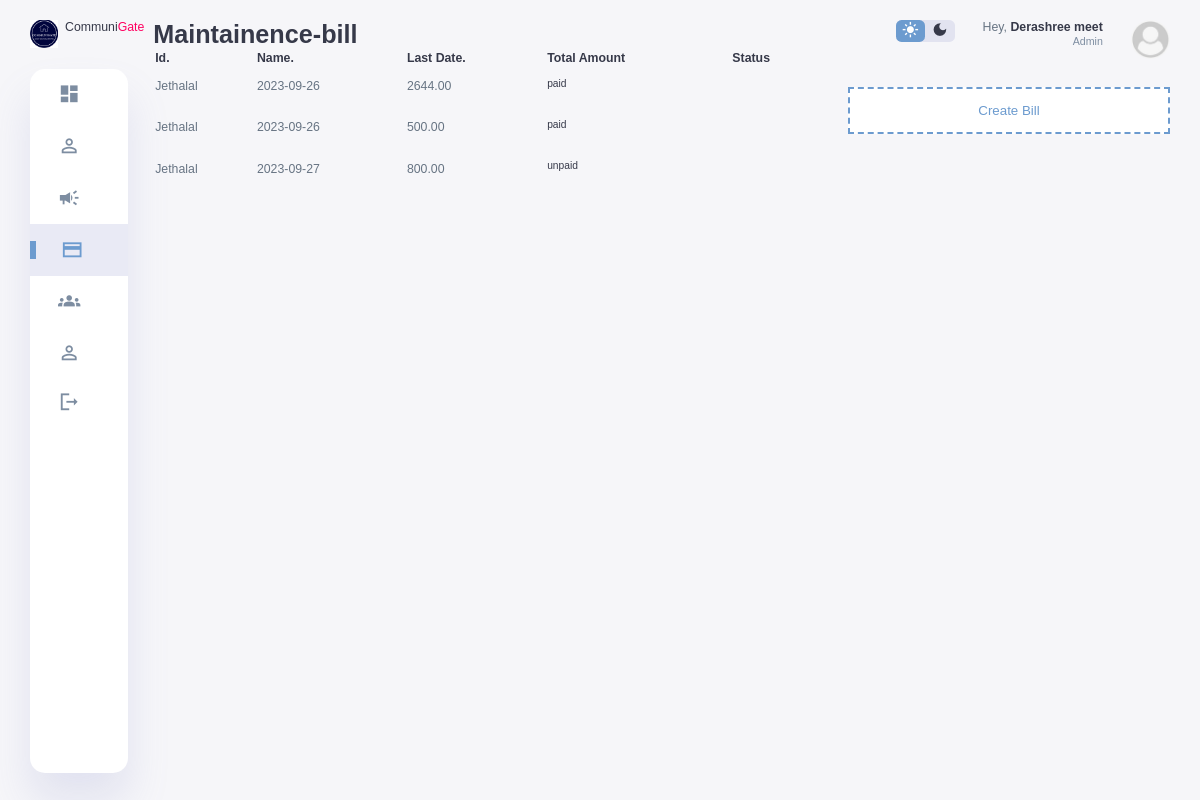
Page /admin/maintainence-bill.php (signed in) on the committed database.
### tables this page shows
CREATE TABLE `maintenance_bill` (
  `bill_id` int(11) NOT NULL,
  `name` varchar(255) NOT NULL,
  `billing_period` date DEFAULT current_timestamp(),
  `due_date` date DEFAULT NULL,
  `wb` int(255) NOT NULL,
  `eb` int(255) NOT NULL,
  `mf` int(255) NOT NULL,
  `total_amount` decimal(10,2) DEFAULT NULL,
  `status` enum('paid','unpaid','overdue') DEFAULT 'unpaid',
  `payment_date` date DEFAULT NULL,
  `payment_method` varchar(50) DEFAULT 'cash'
);

CREATE TABLE `members` (
  `hno` int(255) NOT NULL,
  `name` varchar(255) NOT NULL,
  `img_source` varchar(400) NOT NULL DEFAULT './images/defualt.png',
  `email` varchar(255) NOT NULL,
  `password` varchar(255) NOT NULL,
  `user_type` varchar(255) NOT NULL DEFAULT 'user',
  `mno` varchar(15) NOT NULL,
  `total` int(25) NOT NULL,
  `isrented` varchar(10) NOT NULL DEFAULT 'owner'
);

### admin/maintainence-bill.php (the view, shortened to what this page needs)
<?php include('./view/header.php'); ?>
</head>
<body>
    <div class="container0">
        <?php include('./view/sidebar.php'); ?>
        <main>
            <h1>Maintainence-bill</h1>
            <div class="analyse0">
            <table>
                    <thead>
                        <tr>
                        <td><b>Id.</b></td>
                        <td><b>Name.</b></td>
                        <td><b>Last Date.</b></td>
                        <td><b>Total Amount</b></td>
                        <td><b>Status</b></td>
                    </tr>
                    </thead>
                    <?php
                @include('../config.php');
                $select="SELECT * FROM  `maintenance_bill`";
                $res=mysqli_query($conn,$select);
                if(mysqli_num_rows($res)>0){
                    while($row=mysqli_fetch_array($res))
                    {
                        ?>
              <tbody>
                       <tr>
                        <td>
                        <?php echo $row['name']; ?>
                        </td>
                        <td><?php echo $row['due_date']; ?></td>
                        <td><?php echo $row['total_amount']; ?></td>
                        <td><sup class="<?php if ($row['status'] == 'unpaid') { echo 'danger'; } else { echo 'success'; } ?>"><a href="billpaid.php?id=<?php echo $row['bill_id'];?>"><?php echo$row['status']; ?></a></sup></td>
                       </tr>
                       </tbody>
              <?php
            }
        }
              ?>
                </table>
            </div>
        </main>
        <div class="right-section">
            <div class="nav">
                <div class="dark-mode">
                    <span class="material-icons-sharp active">
                    </span>
                    <span class="material-icons-sharp">
                    </span>
                </div>
                <div class="profile">
                    <div class="info">
                        <p>Hey, <b><?php echo $_SESSION['admin_name']; ?></b></p>
                        <small class="text-muted">Admin</small>
                    </div>
                    <div class="profile-photo">
                    <?php
                         @include('../config.php');
                         $name=$_SESSION['admin_name'];
                         $select="SELECT * FROM  `members` WHERE `name` = '$name'";
                         $res=mysqli_query($conn,$select);
                         if(mysqli_num_rows($res)>0){
                             while($row=mysqli_fetch_array($res))
                             {
                         ?>
                      <a href="./editprofile?id=<?php echo $row['hno']; ?>"><img src="<?php if ($row['img_source'] == '../images/') { echo '/images/defualt.png'; } else { echo $row['img_source']; } ?>"></a>
                       <?php
                       }
                     }
                     ?>
                    </div>
                </div>
            </div>
          <div class="right-section">
           <div class="reminders">
            <button onclick="document.getElementById('id01').style.display='block'" class="add-reminder">Create Bill</button>
           </div>
          </div>
        </div>
    </div>
<?php include('./view/footer.php');?>

### admin/css/style.css (style rules this page uses)
:root { --color-primary: #6C9BCF; --color-danger: #FF0060; --color-success: #1B9C85; --color-warning: #F7D060; --color-white: #fff; --color-info-dark: #7d8da1; --color-dark: #363949; --color-light: rgba(132, 139, 200, 0.18); --color-dark-variant: #677483; --color-background: #f6f6f9; --card-border-radius: 2rem; --border-radius-1: 0.4rem; --border-radius-2: 1.2rem; --card-padding: 1.8rem; --padding-1: 1.2rem; --box-shadow: 0 2rem 3rem var(--color-light); }
* { margin: 0; padding: 0; outline: 0; appearance: 0; border: 0; text-decoration: none; box-sizing: border-box; }
html { font-size: 14px; }
body { width: 100vw; height: 100vh; font-family: 'Poppins', sans-serif; font-size: 0.88rem; user-select: none; overflow-x: hidden; color: var(--color-dark); background-color: var(--color-background); }
a { color: var(--color-dark); }
img { display: block; width: 100%; object-fit: cover; }
h1 { font-weight: 800; font-size: 1.8rem; }
small { font-size: 0.76rem; }
p { color: var(--color-dark-variant); }
b { color: var(--color-dark); }
.text-muted { color: var(--color-info-dark); }
.danger { color: var(--color-danger); }
.success { color: var(--color-success); }
.container0 { display: grid; width: 96%; margin: 0 auto; gap: 1.8rem; grid-template-columns: 12rem auto 23rem; }
main { margin-top: 1.4rem; }
main .analyse0 { display: grid; grid-template-columns: 1fr; gap: 1.6rem; }
main table tbody td { height: 2.8rem; border-bottom: 1px solid var(--color-light); color: var(--color-dark-variant); }
main table tbody tr:last-child td { border: none; }
.right-section { margin-top: 1.4rem; }
.right-section .nav { display: flex; justify-content: end; gap: 2rem; }
.right-section .dark-mode { background-color: var(--color-light); display: flex; justify-content: space-between; align-items: center; height: 1.6rem; width: 4.2rem; cursor: pointer; border-radius: var(--border-radius-1); }
.right-section .dark-mode span { font-size: 1.2rem; width: 50%; height: 100%; display: flex; align-items: center; justify-content: center; }
.right-section .dark-mode span.active { background-color: var(--color-primary); color: white; border-radius: var(--border-radius-1); }
.right-section .nav .profile { display: flex; gap: 2rem; text-align: right; }
.right-section .nav .profile .profile-photo { width: 2.8rem; height: 2.8rem; border-radius: 50%; overflow: hidden; }
.right-section .reminders { margin-top: 2rem; }
.right-section .reminders .add-reminder { background-color: var(--color-white); border: 2px dashed var(--color-primary); color: var(--color-primary); display: flex; align-items: center; justify-content: center; cursor: pointer; }
@media screen and (max-width: 1200px) { .container0 { width: 95%; grid-template-columns: 7rem auto 23rem; } }
@media screen and (max-width: 1200px) { main .analyse0 { grid-template-columns: 1fr; gap: 0; } }

### admin/css/popus.css (style rules this page uses)
body { font-family: Arial, Helvetica, sans-serif; }
button { background-color: #04AA6D; color: white; padding: 14px 20px; margin: 8px 0; border: none; cursor: pointer; width: 100%; }

### rows in the picture
maintenance_bill: name "Jethalal", due_date "2023-09-26", total_amount "2644.00", status "paid"
maintenance_bill: name "Jethalal", due_date "2023-09-26", total_amount "500.00", status "paid"
maintenance_bill: name "Jethalal", due_date "2023-09-27", total_amount "800.00", status "unpaid"
members: img_source (picture)

### other values in the picture
$_SESSION['admin_name'] "Derashree meet"
